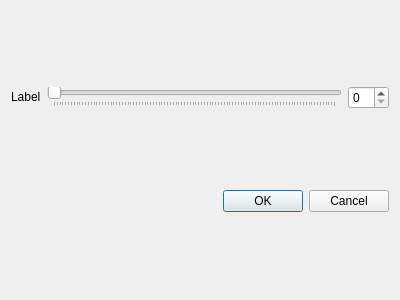
<?xml version="1.0" encoding="UTF-8"?>
<ui version="4.0">
 <class>IntInputDialog</class>
 <widget class="QDialog" name="IntInputDialog">
  <property name="windowModality">
   <enum>Qt::ApplicationModal</enum>
  </property>
  <property name="geometry">
   <rect>
    <x>0</x>
    <y>0</y>
    <width>400</width>
    <height>300</height>
   </rect>
  </property>
  <property name="windowTitle">
   <string notr="true"/>
  </property>
  <layout class="QGridLayout" name="gridLayout">
   <item row="0" column="2">
    <widget class="QSpinBox" name="spinBox"/>
   </item>
   <item row="0" column="0" alignment="Qt::AlignRight|Qt::AlignVCenter">
    <widget class="QLabel" name="label">
     <property name="text">
      <string notr="true">Label</string>
     </property>
     <property name="buddy">
      <cstring>spinBox</cstring>
     </property>
    </widget>
   </item>
   <item row="0" column="1">
    <widget class="QSlider" name="slider">
     <property name="orientation">
      <enum>Qt::Horizontal</enum>
     </property>
     <property name="tickPosition">
      <enum>QSlider::TicksBelow</enum>
     </property>
    </widget>
   </item>
   <item row="1" column="0" colspan="3">
    <widget class="QDialogButtonBox" name="buttonBox">
     <property name="orientation">
      <enum>Qt::Horizontal</enum>
     </property>
     <property name="standardButtons">
      <set>QDialogButtonBox::Cancel|QDialogButtonBox::Ok</set>
     </property>
    </widget>
   </item>
  </layout>
 </widget>
 <resources/>
 <connections>
  <connection>
   <sender>buttonBox</sender>
   <signal>accepted()</signal>
   <receiver>IntInputDialog</receiver>
   <slot>accept()</slot>
   <hints>
    <hint type="sourcelabel">
     <x>230</x>
     <y>219</y>
    </hint>
    <hint type="destinationlabel">
     <x>157</x>
     <y>274</y>
    </hint>
   </hints>
  </connection>
  <connection>
   <sender>buttonBox</sender>
   <signal>rejected()</signal>
   <receiver>IntInputDialog</receiver>
   <slot>reject()</slot>
   <hints>
    <hint type="sourcelabel">
     <x>298</x>
     <y>219</y>
    </hint>
    <hint type="destinationlabel">
     <x>286</x>
     <y>274</y>
    </hint>
   </hints>
  </connection>
  <connection>
   <sender>slider</sender>
   <signal>valueChanged(int)</signal>
   <receiver>spinBox</receiver>
   <slot>setValue(int)</slot>
   <hints>
    <hint type="sourcelabel">
     <x>105</x>
     <y>90</y>
    </hint>
    <hint type="destinationlabel">
     <x>364</x>
     <y>91</y>
    </hint>
   </hints>
  </connection>
  <connection>
   <sender>spinBox</sender>
   <signal>valueChanged(int)</signal>
   <receiver>slider</receiver>
   <slot>setValue(int)</slot>
   <hints>
    <hint type="sourcelabel">
     <x>371</x>
     <y>99</y>
    </hint>
    <hint type="destinationlabel">
     <x>169</x>
     <y>96</y>
    </hint>
   </hints>
  </connection>
 </connections>
</ui>
